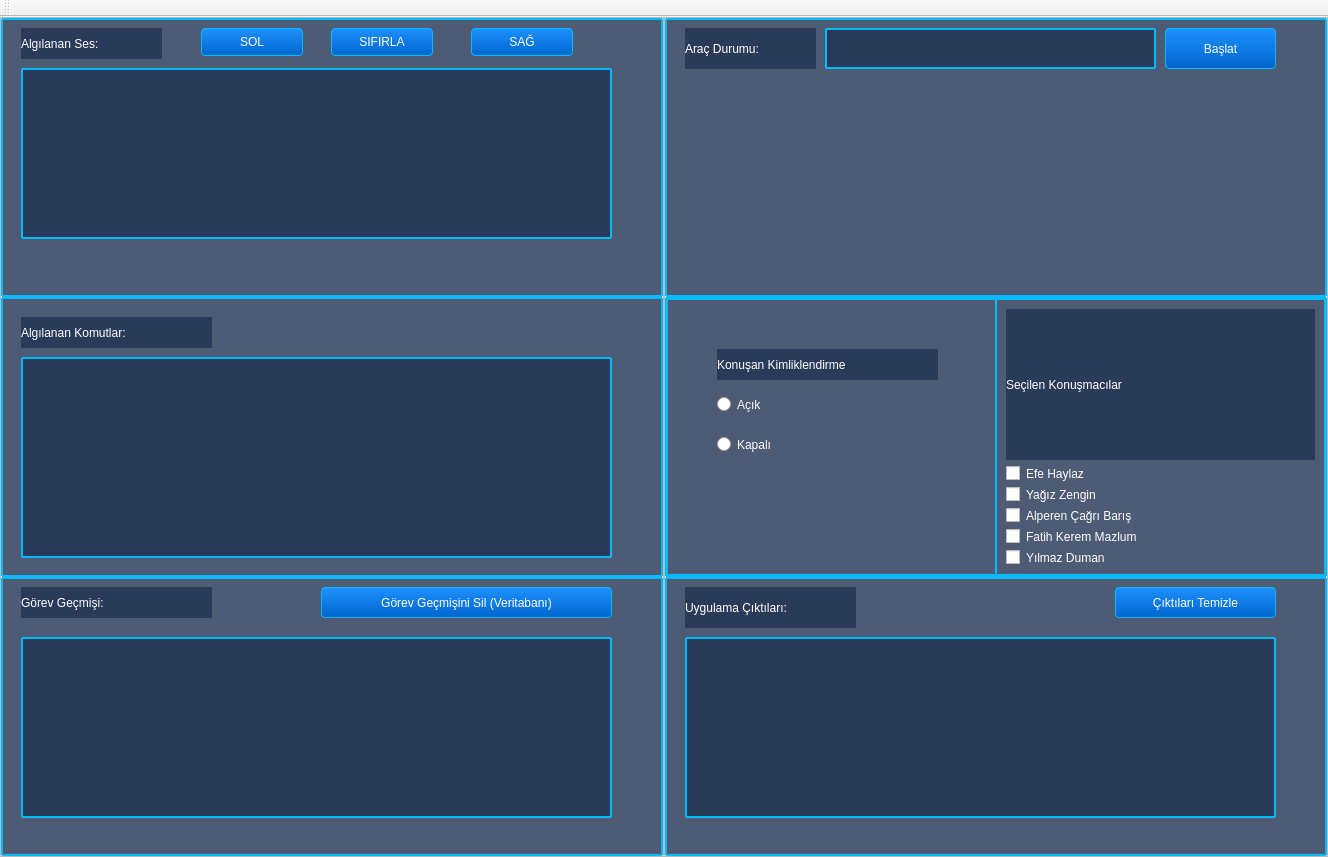
<?xml version="1.0" encoding="UTF-8"?>
<ui version="4.0">
 <class>MainWindow</class>
 <widget class="QMainWindow" name="MainWindow">
  <property name="geometry">
   <rect>
    <x>0</x>
    <y>0</y>
    <width>1328</width>
    <height>857</height>
   </rect>
  </property>
  <property name="font">
   <font>
    <pointsize>12</pointsize>
   </font>
  </property>
  <property name="windowTitle">
   <string>MainWindow</string>
  </property>
  <property name="styleSheet">
   <string notr="true"/>
  </property>
  <widget class="QWidget" name="centralwidget">
   <layout class="QGridLayout" name="gridLayout">
    <property name="leftMargin">
     <number>0</number>
    </property>
    <property name="topMargin">
     <number>0</number>
    </property>
    <property name="rightMargin">
     <number>0</number>
    </property>
    <property name="bottomMargin">
     <number>0</number>
    </property>
    <property name="spacing">
     <number>0</number>
    </property>
    <item row="0" column="0">
     <widget class="QFrame" name="frame">
      <property name="layoutDirection">
       <enum>Qt::LeftToRight</enum>
      </property>
      <property name="frameShape">
       <enum>QFrame::StyledPanel</enum>
      </property>
      <property name="frameShadow">
       <enum>QFrame::Raised</enum>
      </property>
      <layout class="QGridLayout" name="gridLayout_2">
       <property name="leftMargin">
        <number>0</number>
       </property>
       <property name="topMargin">
        <number>0</number>
       </property>
       <property name="rightMargin">
        <number>0</number>
       </property>
       <property name="bottomMargin">
        <number>0</number>
       </property>
       <property name="verticalSpacing">
        <number>0</number>
       </property>
       <item row="0" column="0">
        <widget class="QFrame" name="frame_3">
         <property name="font">
          <font>
           <family>MS Shell Dlg 2</family>
           <pointsize>12</pointsize>
           <weight>9</weight>
           <italic>false</italic>
           <bold>false</bold>
          </font>
         </property>
         <property name="styleSheet">
          <string notr="true">/* Ana Frame Stili (Çerçeve ve arkaplan) */
QFrame {
    border: 2px solid #00BCFF;
    border-radius: 1px;
    background-color: rgba(32, 50, 83, 200);
}


/* LABEL, CHECKBOX, RADIOBUTTON, GROUPBOX - ÇERÇEVE KALDIR */
QLabel, QCheckBox, QRadioButton{
    border: none;
}
 QGroupBox{
	border: 1px solid #00BCFF;
    border-radius: 1px;
}

/* TÜM YAZILAR BEYAZ + 12px */
QFrame, QLabel, QCheckBox, QRadioButton, QGroupBox{
    color: white;
    font-size: 12px;
	font: 75 12pt &quot;MS Shell Dlg 2&quot;;
}

/* GroupBox başlık çerçevesini kaldır (opsiyonel) */
QGroupBox::title {
    subcontrol-origin: margin;
    padding: 0 3px;
}

/* TEMEL BUTON STİLİ (Sizin seçtiğiniz) */
QPushButton {
    border: 1px solid #00BCFF;
    border-radius: 4px;
    background: qlineargradient(x1:0, y1:0, x2:0, y2:1, stop:0 #1E90FF, stop:1 #0066CC);
    color: white;
	font-size: 12px;
	font: 75 10pt &quot;MS Shell Dlg 2&quot;;
    padding: 5px 10px;
    min-width: 80px;
    transition: all 0.2s cubic-bezier(0.4, 0, 0.2, 1); /* Dinamik animasyon eğrisi */
}

QPushButton:hover {
	 background: qradialgradient(cx:0.5, cy:0.5, radius: 1,
                              stop:0 rgba(0, 255, 255, 0.9),  /* Turkuaz */
                              stop:1 rgba(138, 43, 226, 0.9));
	border: 1px solid #9400D3;
    
    transform: scale(1.03);
    box-shadow: 0 0 8px rgba(255, 215, 0, 0.6); /* Dışa hafif ışık */
}

/* PRESSED: Merkezden dışa Turkuaz → Mor (Simetrik) */
QPushButton:pressed {
    background: qradialgradient(cx:0.5, cy:0.5, radius: 1,
                              stop:0 rgba(255, 215, 0, 0.8),  /* Altın */
                              stop:1 rgba(0, 210, 255, 0.8)); /* Turkuaz*/
    border: 1px solid #FFD700;
    transform: scale(0.97);
    box-shadow: 
        inset 0 0 12px rgba(0, 255, 255, 0.7), /* İçe Turkuaz ışık */
        0 0 5px rgba(138, 43, 226, 0.5);       /* Dışa Mor hale */
}</string>
         </property>
         <property name="frameShape">
          <enum>QFrame::StyledPanel</enum>
         </property>
         <property name="frameShadow">
          <enum>QFrame::Raised</enum>
         </property>
         <property name="lineWidth">
          <number>1</number>
         </property>
         <widget class="QLabel" name="label">
          <property name="geometry">
           <rect>
            <x>20</x>
            <y>10</y>
            <width>141</width>
            <height>31</height>
           </rect>
          </property>
          <property name="font">
           <font>
            <family>MS Shell Dlg 2</family>
            <pointsize>12</pointsize>
            <weight>9</weight>
            <italic>false</italic>
            <bold>false</bold>
           </font>
          </property>
          <property name="text">
           <string>Algılanan Ses:</string>
          </property>
         </widget>
         <widget class="QTextBrowser" name="textBrowser">
          <property name="geometry">
           <rect>
            <x>20</x>
            <y>50</y>
            <width>591</width>
            <height>171</height>
           </rect>
          </property>
         </widget>
         <widget class="QPushButton" name="pushButton_sol">
          <property name="geometry">
           <rect>
            <x>200</x>
            <y>10</y>
            <width>102</width>
            <height>28</height>
           </rect>
          </property>
          <property name="text">
           <string>SOL</string>
          </property>
         </widget>
         <widget class="QPushButton" name="pushButton_sifirla">
          <property name="geometry">
           <rect>
            <x>330</x>
            <y>10</y>
            <width>102</width>
            <height>28</height>
           </rect>
          </property>
          <property name="text">
           <string>SIFIRLA</string>
          </property>
         </widget>
         <widget class="QPushButton" name="pushButton_sag">
          <property name="geometry">
           <rect>
            <x>470</x>
            <y>10</y>
            <width>102</width>
            <height>28</height>
           </rect>
          </property>
          <property name="styleSheet">
           <string notr="true"/>
          </property>
          <property name="text">
           <string>SAĞ</string>
          </property>
         </widget>
        </widget>
       </item>
       <item row="1" column="0">
        <widget class="QFrame" name="frame_4">
         <property name="styleSheet">
          <string notr="true">/* Ana Frame Stili (Çerçeve ve arkaplan) */
QFrame {
    border: 2px solid #00BCFF;
    border-radius: 1px;
    background-color: rgba(32, 50, 83, 200);
}

/* Butonlara Çerçeve Ekle */
QPushButton {
    border: 1px solid #00BCFF;
    border-radius: 1px;
}

/* LABEL, CHECKBOX, RADIOBUTTON, GROUPBOX - ÇERÇEVE KALDIR */
QLabel, QCheckBox, QRadioButton{
    border: none;
}
 QGroupBox{
	border: 1px solid #00BCFF;
    border-radius: 1px;
}

/* TÜM YAZILAR BEYAZ + 12px */
QFrame, QLabel, QCheckBox, QRadioButton, QGroupBox, QPushButton {
    color: white;
    font-size: 12px;
	font: 75 12pt &quot;MS Shell Dlg 2&quot;;
}

/* GroupBox başlık çerçevesini kaldır (opsiyonel) */
QGroupBox::title {
    subcontrol-origin: margin;
    padding: 0 3px;
}</string>
         </property>
         <property name="frameShape">
          <enum>QFrame::StyledPanel</enum>
         </property>
         <property name="frameShadow">
          <enum>QFrame::Raised</enum>
         </property>
         <widget class="QLabel" name="label_2">
          <property name="geometry">
           <rect>
            <x>20</x>
            <y>20</y>
            <width>191</width>
            <height>31</height>
           </rect>
          </property>
          <property name="text">
           <string>Algılanan Komutlar:</string>
          </property>
         </widget>
         <widget class="QTextBrowser" name="textBrowser_2">
          <property name="geometry">
           <rect>
            <x>20</x>
            <y>60</y>
            <width>591</width>
            <height>201</height>
           </rect>
          </property>
         </widget>
        </widget>
       </item>
       <item row="2" column="0">
        <widget class="QFrame" name="frame_5">
         <property name="styleSheet">
          <string notr="true">/* Ana Frame Stili (Çerçeve ve arkaplan) */
QFrame {
    border: 2px solid #00BCFF;
    border-radius: 1px;
    background-color: rgba(32, 50, 83, 200);
}


/* LABEL, CHECKBOX, RADIOBUTTON, GROUPBOX - ÇERÇEVE KALDIR */
QLabel, QCheckBox, QRadioButton{
    border: none;
}
 QGroupBox{
	border: 1px solid #00BCFF;
    border-radius: 1px;
}

/* TÜM YAZILAR BEYAZ + 12px */
QFrame, QLabel, QCheckBox, QRadioButton, QGroupBox{
    color: white;
    font-size: 12px;
	font: 75 12pt &quot;MS Shell Dlg 2&quot;;
}

/* GroupBox başlık çerçevesini kaldır (opsiyonel) */
QGroupBox::title {
    subcontrol-origin: margin;
    padding: 0 3px;
}

/* TEMEL BUTON STİLİ (Sizin seçtiğiniz) */
QPushButton {
    border: 1px solid #00BCFF;
    border-radius: 4px;
    background: qlineargradient(x1:0, y1:0, x2:0, y2:1, stop:0 #1E90FF, stop:1 #0066CC);
    color: white;
	font-size: 12px;
	font: 75 10pt &quot;MS Shell Dlg 2&quot;;
    padding: 5px 10px;
    min-width: 80px;
    transition: all 0.2s cubic-bezier(0.4, 0, 0.2, 1); /* Dinamik animasyon eğrisi */
}

QPushButton:hover {
	 background: qradialgradient(cx:0.5, cy:0.5, radius: 1,
                              stop:0 rgba(0, 255, 255, 0.9),  /* Turkuaz */
                              stop:1 rgba(138, 43, 226, 0.9));
	border: 1px solid #9400D3;
    
    transform: scale(1.03);
    box-shadow: 0 0 8px rgba(255, 215, 0, 0.6); /* Dışa hafif ışık */
}

/* PRESSED: Merkezden dışa Turkuaz → Mor (Simetrik) */
QPushButton:pressed {
    background: qradialgradient(cx:0.5, cy:0.5, radius: 1,
                              stop:0 rgba(255, 215, 0, 0.8),  /* Altın */
                              stop:1 rgba(0, 210, 255, 0.8)); /* Turkuaz*/
    border: 1px solid #FFD700;
    transform: scale(0.97);
    box-shadow: 
        inset 0 0 12px rgba(0, 255, 255, 0.7), /* İçe Turkuaz ışık */
        0 0 5px rgba(138, 43, 226, 0.5);       /* Dışa Mor hale */
}</string>
         </property>
         <property name="frameShape">
          <enum>QFrame::StyledPanel</enum>
         </property>
         <property name="frameShadow">
          <enum>QFrame::Raised</enum>
         </property>
         <widget class="QTextBrowser" name="textBrowser_3">
          <property name="geometry">
           <rect>
            <x>20</x>
            <y>60</y>
            <width>591</width>
            <height>181</height>
           </rect>
          </property>
         </widget>
         <widget class="QLabel" name="label_3">
          <property name="geometry">
           <rect>
            <x>20</x>
            <y>10</y>
            <width>191</width>
            <height>31</height>
           </rect>
          </property>
          <property name="text">
           <string>Görev Geçmişi:</string>
          </property>
         </widget>
         <widget class="QPushButton" name="pushButton_gecmisSil">
          <property name="geometry">
           <rect>
            <x>320</x>
            <y>10</y>
            <width>291</width>
            <height>31</height>
           </rect>
          </property>
          <property name="font">
           <font>
            <family>MS Shell Dlg 2</family>
            <pointsize>10</pointsize>
            <weight>9</weight>
            <italic>false</italic>
            <bold>false</bold>
           </font>
          </property>
          <property name="text">
           <string>Görev Geçmişini Sil (Veritabanı)</string>
          </property>
         </widget>
        </widget>
       </item>
      </layout>
     </widget>
    </item>
    <item row="0" column="1">
     <widget class="QFrame" name="frame_2">
      <property name="frameShape">
       <enum>QFrame::StyledPanel</enum>
      </property>
      <property name="frameShadow">
       <enum>QFrame::Raised</enum>
      </property>
      <layout class="QVBoxLayout" name="verticalLayout_2">
       <property name="spacing">
        <number>0</number>
       </property>
       <property name="leftMargin">
        <number>0</number>
       </property>
       <property name="topMargin">
        <number>0</number>
       </property>
       <property name="rightMargin">
        <number>0</number>
       </property>
       <property name="bottomMargin">
        <number>0</number>
       </property>
       <item>
        <widget class="QFrame" name="frame_6">
         <property name="styleSheet">
          <string notr="true">/* Ana Frame Stili (Çerçeve ve arkaplan) */
QFrame {
    border: 2px solid #00BCFF;
    border-radius: 1px;
    background-color: rgba(32, 50, 83, 200);
}


/* LABEL, CHECKBOX, RADIOBUTTON, GROUPBOX - ÇERÇEVE KALDIR */
QLabel, QCheckBox, QRadioButton{
    border: none;
}
 QGroupBox{
	border: 1px solid #00BCFF;
    border-radius: 1px;
}

/* TÜM YAZILAR BEYAZ + 12px */
QFrame, QLabel, QCheckBox, QRadioButton, QGroupBox{
    color: white;
    font-size: 12px;
	font: 75 12pt &quot;MS Shell Dlg 2&quot;;
}

/* GroupBox başlık çerçevesini kaldır (opsiyonel) */
QGroupBox::title {
    subcontrol-origin: margin;
    padding: 0 3px;
}

/* TEMEL BUTON STİLİ (Sizin seçtiğiniz) */
QPushButton {
    border: 1px solid #00BCFF;
    border-radius: 4px;
    background: qlineargradient(x1:0, y1:0, x2:0, y2:1, stop:0 #1E90FF, stop:1 #0066CC);
    color: white;
	font-size: 12px;
	font: 75 10pt &quot;MS Shell Dlg 2&quot;;
    padding: 5px 10px;
    min-width: 80px;
    transition: all 0.2s cubic-bezier(0.4, 0, 0.2, 1); /* Dinamik animasyon eğrisi */
}

QPushButton:hover {
	 background: qradialgradient(cx:0.5, cy:0.5, radius: 1,
                              stop:0 rgba(0, 255, 255, 0.9),  /* Turkuaz */
                              stop:1 rgba(138, 43, 226, 0.9));
	border: 1px solid #9400D3;
    
    transform: scale(1.03);
    box-shadow: 0 0 8px rgba(255, 215, 0, 0.6); /* Dışa hafif ışık */
}

/* PRESSED: Merkezden dışa Turkuaz → Mor (Simetrik) */
QPushButton:pressed {
    background: qradialgradient(cx:0.5, cy:0.5, radius: 1,
                              stop:0 rgba(255, 215, 0, 0.8),  /* Altın */
                              stop:1 rgba(0, 210, 255, 0.8)); /* Turkuaz*/
    border: 1px solid #FFD700;
    transform: scale(0.97);
    box-shadow: 
        inset 0 0 12px rgba(0, 255, 255, 0.7), /* İçe Turkuaz ışık */
        0 0 5px rgba(138, 43, 226, 0.5);       /* Dışa Mor hale */
}</string>
         </property>
         <property name="frameShape">
          <enum>QFrame::StyledPanel</enum>
         </property>
         <property name="frameShadow">
          <enum>QFrame::Raised</enum>
         </property>
         <widget class="QLabel" name="label_4">
          <property name="geometry">
           <rect>
            <x>20</x>
            <y>10</y>
            <width>131</width>
            <height>41</height>
           </rect>
          </property>
          <property name="text">
           <string>Araç Durumu:</string>
          </property>
         </widget>
         <widget class="QTextBrowser" name="textBrowser_4">
          <property name="geometry">
           <rect>
            <x>160</x>
            <y>10</y>
            <width>331</width>
            <height>41</height>
           </rect>
          </property>
         </widget>
         <widget class="QWidget" name="widget" native="true">
          <property name="geometry">
           <rect>
            <x>280</x>
            <y>60</y>
            <width>350</width>
            <height>200</height>
           </rect>
          </property>
          <property name="styleSheet">
           <string notr="true"/>
          </property>
         </widget>
         <widget class="QWidget" name="widget_2" native="true">
          <property name="geometry">
           <rect>
            <x>30</x>
            <y>60</y>
            <width>200</width>
            <height>200</height>
           </rect>
          </property>
         </widget>
         <widget class="QPushButton" name="pushButton">
          <property name="geometry">
           <rect>
            <x>500</x>
            <y>10</y>
            <width>111</width>
            <height>41</height>
           </rect>
          </property>
          <property name="font">
           <font>
            <family>MS Shell Dlg 2</family>
            <pointsize>10</pointsize>
            <weight>9</weight>
            <italic>false</italic>
            <bold>false</bold>
           </font>
          </property>
          <property name="text">
           <string>Başlat</string>
          </property>
         </widget>
        </widget>
       </item>
       <item>
        <widget class="QFrame" name="frame_7">
         <property name="styleSheet">
          <string notr="true">/* Ana Frame Stili (Çerçeve ve arkaplan) */
QFrame {
    border: 2px solid #00BCFF;
    border-radius: 1px;
    background-color: rgba(32, 50, 83, 200);
}

/* Butonlara Çerçeve Ekle */
QPushButton {
    border: 1px solid #00BCFF;
    border-radius: 1px;
}

/* LABEL, CHECKBOX, RADIOBUTTON, GROUPBOX - ÇERÇEVE KALDIR */
QLabel, QCheckBox, QRadioButton{
    border: none;
}
 QGroupBox{
	border: 1px solid #00BCFF;
    border-radius: 1px;
}

/* TÜM YAZILAR BEYAZ + 12px */
QFrame, QLabel, QCheckBox, QRadioButton, QGroupBox, QPushButton {
    color: white;
    font-size: 12px;
	font: 75 12pt &quot;MS Shell Dlg 2&quot;;
}

/* GroupBox başlık çerçevesini kaldır (opsiyonel) */
QGroupBox::title {
    subcontrol-origin: margin;
    padding: 0 3px;
}</string>
         </property>
         <property name="frameShape">
          <enum>QFrame::StyledPanel</enum>
         </property>
         <property name="frameShadow">
          <enum>QFrame::Raised</enum>
         </property>
         <layout class="QHBoxLayout" name="horizontalLayout_2">
          <property name="spacing">
           <number>0</number>
          </property>
          <property name="leftMargin">
           <number>0</number>
          </property>
          <property name="topMargin">
           <number>0</number>
          </property>
          <property name="rightMargin">
           <number>0</number>
          </property>
          <property name="bottomMargin">
           <number>0</number>
          </property>
          <item>
           <widget class="QGroupBox" name="groupBox">
            <property name="title">
             <string/>
            </property>
            <widget class="QLabel" name="label_5">
             <property name="geometry">
              <rect>
               <x>50</x>
               <y>50</y>
               <width>221</width>
               <height>31</height>
              </rect>
             </property>
             <property name="font">
              <font>
               <family>MS Shell Dlg 2</family>
               <pointsize>12</pointsize>
               <weight>9</weight>
               <italic>false</italic>
               <bold>false</bold>
              </font>
             </property>
             <property name="text">
              <string>Konuşan Kimliklendirme</string>
             </property>
            </widget>
            <widget class="QRadioButton" name="radioButton_acik">
             <property name="geometry">
              <rect>
               <x>50</x>
               <y>90</y>
               <width>141</width>
               <height>31</height>
              </rect>
             </property>
             <property name="font">
              <font>
               <family>MS Shell Dlg 2</family>
               <pointsize>12</pointsize>
               <weight>9</weight>
               <italic>false</italic>
               <bold>false</bold>
              </font>
             </property>
             <property name="text">
              <string>Açık</string>
             </property>
            </widget>
            <widget class="QRadioButton" name="radioButton_kapali">
             <property name="geometry">
              <rect>
               <x>50</x>
               <y>130</y>
               <width>141</width>
               <height>31</height>
              </rect>
             </property>
             <property name="font">
              <font>
               <family>MS Shell Dlg 2</family>
               <pointsize>12</pointsize>
               <weight>9</weight>
               <italic>false</italic>
               <bold>false</bold>
              </font>
             </property>
             <property name="text">
              <string>Kapalı</string>
             </property>
            </widget>
           </widget>
          </item>
          <item>
           <widget class="QGroupBox" name="groupBox_2">
            <property name="title">
             <string/>
            </property>
            <property name="checkable">
             <bool>false</bool>
            </property>
            <layout class="QVBoxLayout" name="verticalLayout_3">
             <item>
              <widget class="QLabel" name="label_6">
               <property name="font">
                <font>
                 <family>MS Shell Dlg 2</family>
                 <pointsize>12</pointsize>
                 <weight>9</weight>
                 <italic>false</italic>
                 <bold>false</bold>
                </font>
               </property>
               <property name="text">
                <string>Seçilen Konuşmacılar</string>
               </property>
              </widget>
             </item>
             <item>
              <widget class="QCheckBox" name="checkBox_efe">
               <property name="font">
                <font>
                 <family>MS Shell Dlg 2</family>
                 <pointsize>12</pointsize>
                 <weight>9</weight>
                 <italic>false</italic>
                 <bold>false</bold>
                </font>
               </property>
               <property name="text">
                <string>Efe Haylaz</string>
               </property>
              </widget>
             </item>
             <item>
              <widget class="QCheckBox" name="checkBox_yagiz">
               <property name="font">
                <font>
                 <family>MS Shell Dlg 2</family>
                 <pointsize>12</pointsize>
                 <weight>9</weight>
                 <italic>false</italic>
                 <bold>false</bold>
                </font>
               </property>
               <property name="text">
                <string>Yağız Zengin</string>
               </property>
              </widget>
             </item>
             <item>
              <widget class="QCheckBox" name="checkBox_alperen">
               <property name="font">
                <font>
                 <family>MS Shell Dlg 2</family>
                 <pointsize>12</pointsize>
                 <weight>9</weight>
                 <italic>false</italic>
                 <bold>false</bold>
                </font>
               </property>
               <property name="text">
                <string>Alperen Çağrı Barış</string>
               </property>
              </widget>
             </item>
             <item>
              <widget class="QCheckBox" name="checkBox_fatih">
               <property name="font">
                <font>
                 <family>MS Shell Dlg 2</family>
                 <pointsize>12</pointsize>
                 <weight>9</weight>
                 <italic>false</italic>
                 <bold>false</bold>
                </font>
               </property>
               <property name="text">
                <string>Fatih Kerem Mazlum</string>
               </property>
              </widget>
             </item>
             <item>
              <widget class="QCheckBox" name="checkBox_yilmaz">
               <property name="font">
                <font>
                 <family>MS Shell Dlg 2</family>
                 <pointsize>12</pointsize>
                 <weight>9</weight>
                 <italic>false</italic>
                 <bold>false</bold>
                </font>
               </property>
               <property name="text">
                <string>Yılmaz Duman</string>
               </property>
              </widget>
             </item>
            </layout>
           </widget>
          </item>
         </layout>
        </widget>
       </item>
       <item>
        <widget class="QFrame" name="frame_8">
         <property name="styleSheet">
          <string notr="true">/* Ana Frame Stili (Çerçeve ve arkaplan) */
QFrame {
    border: 2px solid #00BCFF;
    border-radius: 1px;
    background-color: rgba(32, 50, 83, 200);
}


/* LABEL, CHECKBOX, RADIOBUTTON, GROUPBOX - ÇERÇEVE KALDIR */
QLabel, QCheckBox, QRadioButton{
    border: none;
}
 QGroupBox{
	border: 1px solid #00BCFF;
    border-radius: 1px;
}

/* TÜM YAZILAR BEYAZ + 12px */
QFrame, QLabel, QCheckBox, QRadioButton, QGroupBox{
    color: white;
    font-size: 12px;
	font: 75 12pt &quot;MS Shell Dlg 2&quot;;
}

/* GroupBox başlık çerçevesini kaldır (opsiyonel) */
QGroupBox::title {
    subcontrol-origin: margin;
    padding: 0 3px;
}

/* TEMEL BUTON STİLİ (Sizin seçtiğiniz) */
QPushButton {
    border: 1px solid #00BCFF;
    border-radius: 4px;
    background: qlineargradient(x1:0, y1:0, x2:0, y2:1, stop:0 #1E90FF, stop:1 #0066CC);
    color: white;
	font-size: 12px;
	font: 75 10pt &quot;MS Shell Dlg 2&quot;;
    padding: 5px 10px;
    min-width: 80px;
    transition: all 0.2s cubic-bezier(0.4, 0, 0.2, 1); /* Dinamik animasyon eğrisi */
}

QPushButton:hover {
	 background: qradialgradient(cx:0.5, cy:0.5, radius: 1,
                              stop:0 rgba(0, 255, 255, 0.9),  /* Turkuaz */
                              stop:1 rgba(138, 43, 226, 0.9));
	border: 1px solid #9400D3;
    
    transform: scale(1.03);
    box-shadow: 0 0 8px rgba(255, 215, 0, 0.6); /* Dışa hafif ışık */
}

/* PRESSED: Merkezden dışa Turkuaz → Mor (Simetrik) */
QPushButton:pressed {
    background: qradialgradient(cx:0.5, cy:0.5, radius: 1,
                              stop:0 rgba(255, 215, 0, 0.8),  /* Altın */
                              stop:1 rgba(0, 210, 255, 0.8)); /* Turkuaz*/
    border: 1px solid #FFD700;
    transform: scale(0.97);
    box-shadow: 
        inset 0 0 12px rgba(0, 255, 255, 0.7), /* İçe Turkuaz ışık */
        0 0 5px rgba(138, 43, 226, 0.5);       /* Dışa Mor hale */
}</string>
         </property>
         <property name="frameShape">
          <enum>QFrame::StyledPanel</enum>
         </property>
         <property name="frameShadow">
          <enum>QFrame::Raised</enum>
         </property>
         <widget class="QLabel" name="label_7">
          <property name="geometry">
           <rect>
            <x>20</x>
            <y>10</y>
            <width>171</width>
            <height>41</height>
           </rect>
          </property>
          <property name="text">
           <string>Uygulama Çıktıları:</string>
          </property>
         </widget>
         <widget class="QTextBrowser" name="textBrowser_5">
          <property name="geometry">
           <rect>
            <x>20</x>
            <y>60</y>
            <width>591</width>
            <height>181</height>
           </rect>
          </property>
          <property name="font">
           <font>
            <family>MS Shell Dlg 2</family>
            <pointsize>12</pointsize>
            <weight>9</weight>
            <italic>false</italic>
            <bold>false</bold>
           </font>
          </property>
         </widget>
         <widget class="QPushButton" name="pushButton_3">
          <property name="geometry">
           <rect>
            <x>450</x>
            <y>10</y>
            <width>161</width>
            <height>31</height>
           </rect>
          </property>
          <property name="font">
           <font>
            <family>MS Shell Dlg 2</family>
            <pointsize>10</pointsize>
            <weight>9</weight>
            <italic>false</italic>
            <bold>false</bold>
           </font>
          </property>
          <property name="text">
           <string>Çıktıları Temizle</string>
          </property>
         </widget>
        </widget>
       </item>
      </layout>
     </widget>
    </item>
   </layout>
  </widget>
  <widget class="QMenuBar" name="menubar">
   <property name="geometry">
    <rect>
     <x>0</x>
     <y>0</y>
     <width>1328</width>
     <height>26</height>
    </rect>
   </property>
  </widget>
  <widget class="QToolBar" name="toolBar">
   <property name="windowTitle">
    <string>toolBar</string>
   </property>
   <attribute name="toolBarArea">
    <enum>TopToolBarArea</enum>
   </attribute>
   <attribute name="toolBarBreak">
    <bool>false</bool>
   </attribute>
  </widget>
 </widget>
 <resources/>
 <connections/>
</ui>
